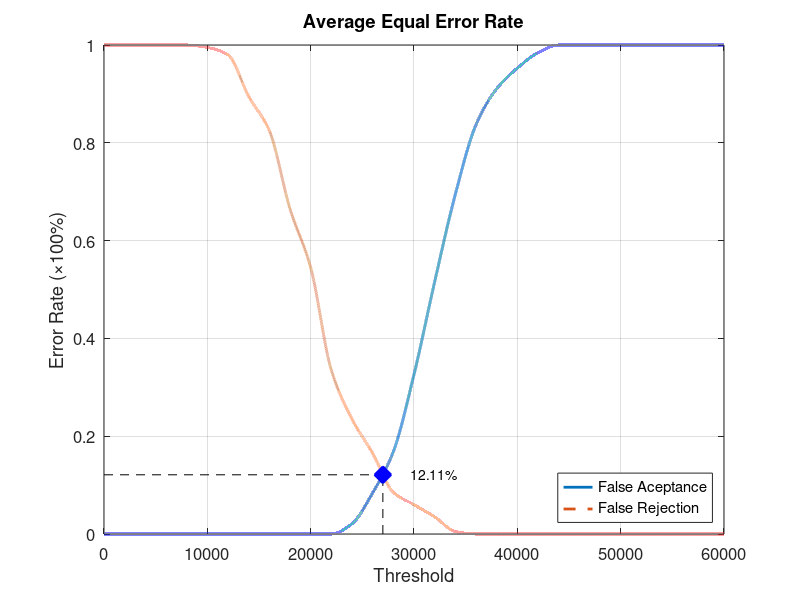
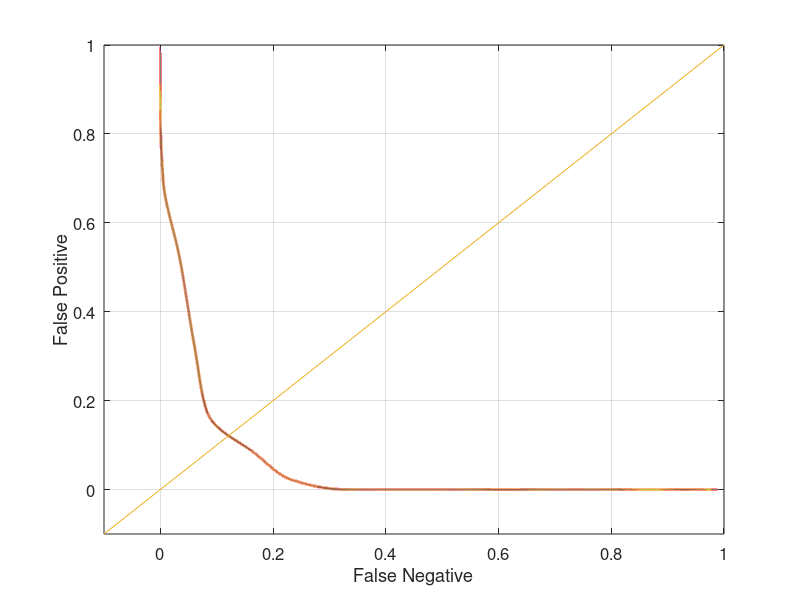

The MATLAB source for these figures, in order:
function yEER = Database5_3
close all;
clear;
clc;
x = 0:2000:60000;
xq = 0:0.5:60000;

y0 = [0 0 0 0 0 0 0 0 0 0 0 0 0.0210526 0.0842105 0.168421 0.326316 0.515789 0.694737 0.836842 0.910526 0.952632 0.984211 1 1 1 1 1 1 1 1 1];
yy0 = interp1(x, y0, xq, 'pchip');
y1 = [1 1 1 1 1 0.995 0.98 0.895 0.825 0.665 0.545 0.335 0.235 0.165 0.085 0.06 0.035 0.005 0 0 0 0 0 0 0 0 0 0 0 0 0];
yy1 = interp1(x, y1, xq, 'pchip');

% Calculating EER: 
y2 = abs(y0 - y1);
find(y2 == min(y2))
yy2 = abs(yy0 - yy1);
xEER = find(yy2 == min(yy2));
xEERIndex = xq(xEER) % X-axis EER
yEER = yy0(xEER) % Y-axis EER

main = figure
plot(xq, yy0,'-','LineWidth', 2);	hold on
plot(xq, yy1,'--','LineWidth', 2);	hold on
plot([xEERIndex xEERIndex], [0 yEER], 'k--');	hold on
plot([0 xEERIndex], [yEER yEER], 'k--');	hold on
plot(xEERIndex, yEER, 'bx', 'LineWidth', 10);	hold on
text(xEERIndex + 10 * xEERIndex / 100, yEER, [num2str(round((10000 * yEER)) / 100) '%'])
legend('False Aceptance', 'False Rejection', 'Location', 'SouthEast')
xlabel('Threshold')
ylabel('Error Rate (\times100%)')
title('Average Equal Error Rate')
set(gca, 'FontSize', 12)
axis([0 60000 0 1])
grid on

print(main, 'Database5_3Main', '-dpng');
FNRxFPR = figure('Color', [1 1 1]);
plot(yy1, yy0, '-', yy1, yy0, 'LineWidth', 2);
hold on
y = -0.1:0.1:1
plot(y, y); 
set(gca, 'FontSize', 12)
xlabel('False Negative')
ylabel('False Positive')
axis([-0.1 1 -0.1 1])
set(gca, 'FontSize', 12)
grid on

print(FNRxFPR, 'Database5_3FNRxFPR','-dpng');
end
